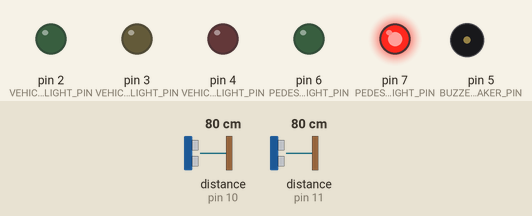
This program was run on a simulated Arduino Uno, built with avr-gcc and run on an emulated ATmega328P. Shown: output pins drawn as LEDs (lit = HIGH), buzzer (waves = sounding). Wiring (inferred from the names in the program): 2 × ultrasonic range finder: trigger pin 8, echo pin 10 / trigger pin 9, echo pin 11. The test bench sets the inputs (shaded band); at power-on: distance to the obstacle (sensors on pin 10, pin 11) 80 cm. The echo pulse lasts 58.3 µs per cm; pins used as bus, display or sensor lines are not drawn; what the program prints to the serial monitor is not drawn.

Above: at 1.4 s.
1.5 s: distance to the obstacle (sensor on pin 10) set to 8 cm
4.4 s: distance to the obstacle (sensor on pin 10) set to 5 cm
At 7.4 s:
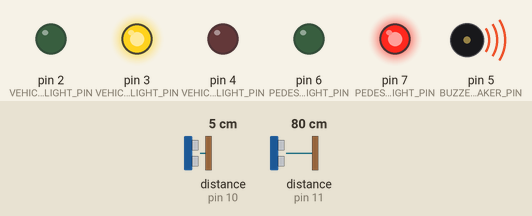
7.7 s: distance to the obstacle (sensor on pin 10) set to 9 cm
At 9.4 s:
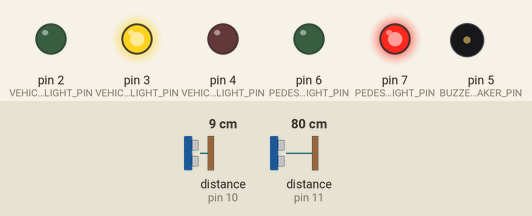
9.7 s: distance to the obstacle (sensor on pin 10) set to 2 cm
At 12.4 s:
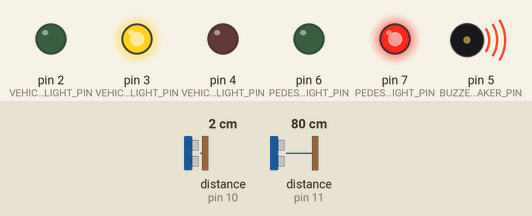
12.7 s: distance to the obstacle (sensor on pin 10) set to 18 cm
At 16.8 s:
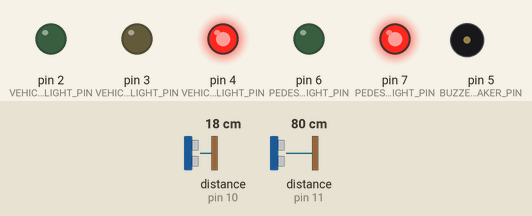
17.0 s: distance to the obstacle (sensor on pin 11) set to 8 cm
21.3 s: distance to the obstacle (sensor on pin 11) set to 5 cm
At 23.8 s:
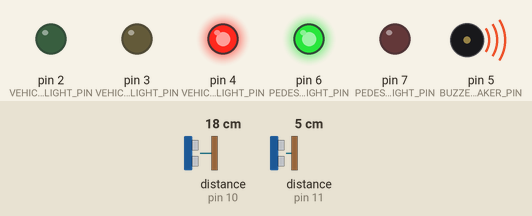
Timing chart, 0 to 24.8 s (numbered marks = the images above; inputs shaded):
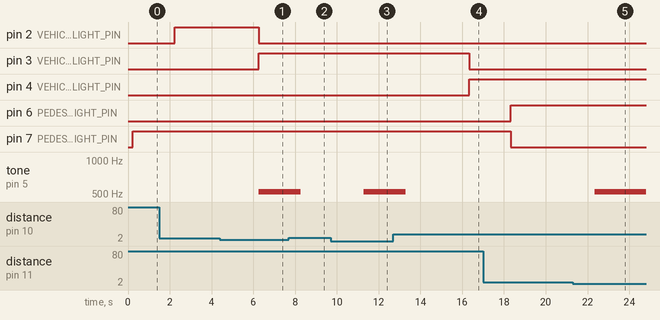

The program:

main.cpp
```cpp
#include <Arduino.h>

/*  MIT License

    Copyright (c) 2024 Kostelidis.dev

    Permission is hereby granted, free of charge, to any person obtaining a copy
    of this software and associated documentation files (the "Software"), to deal
    in the Software without restriction, including without limitation the rights
    to use, copy, modify, merge, publish, distribute, sublicense, and/or sell
    copies of the Software, and to permit persons to whom the Software is
    furnished to do so, subject to the following conditions:

    The above copyright notice and this permission notice shall be included in all
    copies or substantial portions of the Software.

    THE SOFTWARE IS PROVIDED "AS IS", WITHOUT WARRANTY OF ANY KIND, EXPRESS OR
    IMPLIED, INCLUDING BUT NOT LIMITED TO THE WARRANTIES OF MERCHANTABILITY,
    FITNESS FOR A PARTICULAR PURPOSE AND NONINFRINGEMENT. IN NO EVENT SHALL THE
    AUTHORS OR COPYRIGHT HOLDERS BE LIABLE FOR ANY CLAIM, DAMAGES OR OTHER
    LIABILITY, WHETHER IN AN ACTION OF CONTRACT, TORT OR OTHERWISE, ARISING FROM,
    OUT OF OR IN CONNECTION WITH THE SOFTWARE OR THE USE OR OTHER DEALINGS IN THE
    SOFTWARE.
 */

// Platform Information Properties (Read-only)
#define PLATFORM_NAME "PedestrianSense"
#define PLATFORM_VERSION "1.0.0"
#define PLATFORM_BUILD_DATE __DATE__ ", " __TIME__
#define PLATFORM_DEVELOPER "Iordanis Kostelidis <iordkost@ihu.gr>"
#define PLATFORM_UNIVERSITY "International Hellenic University"
#define PLATFORM_DEPARTMENT "Department of Computer, Informatics and Telecommunications Engineering"
#define PLATFORM_ACADEMIC_PROGRAM "MSc in Robotics"
//

// System Properties (Read-only)
#define SERIAL_BAUD 9600
#define BUZZER_SPEAKER_FREQUENCY_HZ 523
#define VEHICLE_GREEN_LIGHT_PIN 2
#define VEHICLE_YELLOW_LIGHT_PIN 3
#define VEHICLE_RED_LIGHT_PIN 4
#define BUZZER_SPEAKER_PIN 5
#define PEDESTRIAN_GREEN_LIGHT_PIN 6
#define PEDESTRIAN_RED_LIGHT_PIN 7
#define ULTRASONIC_TRIGGER_A_PIN 8
#define ULTRASONIC_TRIGGER_B_PIN 9
#define ULTRASONIC_ECHO_A_PIN 10
#define ULTRASONIC_ECHO_B_PIN 11
#define ULTRASONIC_DISTANCE_THRESHOLD 5
#define VEHICLE_RED_DURATION 60
#define VEHICLE_YELLOW_DURATION 10
#define VEHICLE_GREEN_DURATION UINTMAX_MAX
#define PEDESTRIAN_GREEN_LIGHT_DELAY 2
//

constexpr char VEHICLE_RED = 'R';
constexpr char VEHICLE_YELLOW = 'Y';
constexpr char VEHICLE_GREEN = 'G';

void setupSerial();

void setupTrafficLights();

void setupBuzzer();

void setupUltrasonic();

void setupVehicleLights();

void setupPedestrianLights();

bool isPedestrianDetected();

void setTrafficLightMode(char mode);

char getNextTrafficLightMode(char currentMode);

uintmax_t getDurationOfMode(char currentMode);

void trafficLights();

void setVehicleLights(unsigned int red, unsigned int yellow, unsigned int green);

void setPedestrianLights(unsigned int red, unsigned int green);

void playBuzzer();

void stopBuzzer();

unsigned long getDistanceFromUltrasonicDuration(unsigned long duration);

unsigned long getUltrasonicDurationBySensor(unsigned int trigger, unsigned int echo);

unsigned long getUltrasonicDistanceBySensor(unsigned int trigger, unsigned int echo);

void printPlatformInfo();

void delaySeconds(unsigned long s);

void setup()
{
    setupSerial();
    setupTrafficLights();
    setupBuzzer();
    setupUltrasonic();
    printPlatformInfo();
}

void loop()
{
    trafficLights();
}

void setupSerial()
{
    Serial.begin(SERIAL_BAUD);
}

void setupTrafficLights()
{
    setupVehicleLights();
    setupPedestrianLights();
}

void setupBuzzer()
{
    pinMode(BUZZER_SPEAKER_PIN, OUTPUT);
}

void setupUltrasonic()
{
    constexpr unsigned int ultrasonicTriggerPins[] = {
        ULTRASONIC_TRIGGER_A_PIN,
        ULTRASONIC_TRIGGER_B_PIN
    };
    constexpr unsigned int ultrasonicEchoPins[] = {
        ULTRASONIC_ECHO_A_PIN,
        ULTRASONIC_ECHO_B_PIN
    };
    for (const unsigned int ultrasonicTriggerPin : ultrasonicTriggerPins)
    {
        pinMode(ultrasonicTriggerPin, OUTPUT);
    }
    for (const unsigned int ultrasonicEchoPin : ultrasonicEchoPins)
    {
        pinMode(ultrasonicEchoPin, INPUT);
    }
}

void setupVehicleLights()
{
    constexpr unsigned int vehicleTrafficLightPins[] = {
        VEHICLE_RED_LIGHT_PIN,
        VEHICLE_YELLOW_LIGHT_PIN,
        VEHICLE_GREEN_LIGHT_PIN
    };
    for (const unsigned int vehicleTrafficLightPin : vehicleTrafficLightPins)
    {
        pinMode(vehicleTrafficLightPin, OUTPUT);
    }
}

void setupPedestrianLights()
{
    constexpr unsigned int pedestrianTrafficLightPins[] = {
        PEDESTRIAN_RED_LIGHT_PIN,
        PEDESTRIAN_GREEN_LIGHT_PIN
    };
    for (const unsigned int pedestrianTrafficLightPin : pedestrianTrafficLightPins)
    {
        pinMode(pedestrianTrafficLightPin, OUTPUT);
    }
}

bool isPedestrianDetected()
{
    const unsigned long distanceA = getUltrasonicDistanceBySensor(
        ULTRASONIC_TRIGGER_A_PIN,
        ULTRASONIC_ECHO_A_PIN
    );
    const unsigned long distanceB = getUltrasonicDistanceBySensor(
        ULTRASONIC_TRIGGER_B_PIN,
        ULTRASONIC_ECHO_B_PIN
    );

    if (distanceA <= ULTRASONIC_DISTANCE_THRESHOLD)
    {
        return true;
    }

    if (distanceB <= ULTRASONIC_DISTANCE_THRESHOLD)
    {
        return true;
    }

    return false;
}

void setTrafficLightMode(const char mode)
{
    if (mode == VEHICLE_RED)
    {
        setVehicleLights(HIGH, LOW, LOW);
        delaySeconds(PEDESTRIAN_GREEN_LIGHT_DELAY);
        setPedestrianLights(LOW, HIGH);
        return;
    }

    if (mode == VEHICLE_YELLOW)
    {
        setVehicleLights(LOW, HIGH, LOW);
        setPedestrianLights(HIGH, LOW);
        return;
    }

    setPedestrianLights(HIGH, LOW);
    delaySeconds(PEDESTRIAN_GREEN_LIGHT_DELAY);
    setVehicleLights(LOW, LOW, HIGH);
}

char getNextTrafficLightMode(const char currentMode)
{
    if (currentMode == VEHICLE_GREEN)
    {
        return VEHICLE_YELLOW;
    }

    if (currentMode == VEHICLE_YELLOW)
    {
        return VEHICLE_RED;
    }

    return VEHICLE_GREEN;
}

uintmax_t getDurationOfMode(const char currentMode)
{
    if (currentMode == VEHICLE_RED)
    {
        return VEHICLE_RED_DURATION;
    }

    if (currentMode == VEHICLE_YELLOW)
    {
        return VEHICLE_YELLOW_DURATION;
    }

    return VEHICLE_GREEN_DURATION;
}

[[noreturn]] void trafficLights()
{
    uintmax_t currentTime = 0;
    char currentMode = VEHICLE_GREEN;
    uintmax_t currentModeDuration = getDurationOfMode(currentMode);
    setTrafficLightMode(currentMode);

    bool pedestrianDetected = false;

    while (true)
    {
        const bool pedestrianDetectedFromSensor = isPedestrianDetected();

        if (pedestrianDetected && pedestrianDetectedFromSensor)
        {
            playBuzzer();
            if (currentMode == VEHICLE_RED)
            {
                currentTime = 0;
            }
            if (currentMode == VEHICLE_YELLOW)
            {
            }
            if (currentMode == VEHICLE_GREEN)
            {
                currentTime = currentModeDuration;
            }
        }
        else
        {
            stopBuzzer();
        }

        pedestrianDetected = pedestrianDetectedFromSensor;

        if (currentTime == currentModeDuration)
        {
            currentMode = getNextTrafficLightMode(currentMode);
            currentModeDuration = getDurationOfMode(currentMode);
            setTrafficLightMode(currentMode);
            currentTime = 0;
        }

        delaySeconds(1);
        currentTime += 1;
    }
}

void setVehicleLights(const unsigned int red, const unsigned int yellow, const unsigned int green)
{
    digitalWrite(VEHICLE_RED_LIGHT_PIN, red);
    digitalWrite(VEHICLE_YELLOW_LIGHT_PIN, yellow);
    digitalWrite(VEHICLE_GREEN_LIGHT_PIN, green);
}

void setPedestrianLights(const unsigned int red, const unsigned int green)
{
    digitalWrite(PEDESTRIAN_RED_LIGHT_PIN, red);
    digitalWrite(PEDESTRIAN_GREEN_LIGHT_PIN, green);
}

void playBuzzer()
{
    tone(BUZZER_SPEAKER_PIN, BUZZER_SPEAKER_FREQUENCY_HZ);
}

void stopBuzzer()
{
    noTone(BUZZER_SPEAKER_PIN);
}

unsigned long getDistanceFromUltrasonicDuration(const unsigned long duration)
{
    return duration / 29 / 2;
}

unsigned long getUltrasonicDurationBySensor(const unsigned int trigger, const unsigned int echo)
{
    digitalWrite(trigger, LOW);
    delayMicroseconds(2);
    digitalWrite(trigger, HIGH);
    delayMicroseconds(10);
    digitalWrite(trigger, LOW);
    return pulseIn(echo, HIGH);
}

unsigned long getUltrasonicDistanceBySensor(const unsigned int trigger, const unsigned int echo)
{
    return getDistanceFromUltrasonicDuration(
        getUltrasonicDurationBySensor(
            trigger, echo
        )
    );
}

void printPlatformInfo()
{
    Serial.println(PLATFORM_NAME);
    Serial.print(" version\t\t");
    Serial.println(PLATFORM_VERSION);
    Serial.print(" build date\t\t");
    Serial.println(PLATFORM_BUILD_DATE);
    Serial.print(" developer\t\t");
    Serial.println(PLATFORM_DEVELOPER);
    Serial.print(" university\t\t");
    Serial.println(PLATFORM_UNIVERSITY);
    Serial.print(" department\t\t");
    Serial.println(PLATFORM_DEPARTMENT);
    Serial.print(" academic program\t");
    Serial.println(PLATFORM_ACADEMIC_PROGRAM);
}

void delaySeconds(const unsigned long s)
{
    delay(s * 1000);
}
```

Measured:
- the behaviour switches between 7 and 6 cm on distance to the obstacle (sensor on pin 10) (found by bisection; images 0 and 1)
- the behaviour switches between 7 and 6 cm on distance to the obstacle (sensor on pin 11) (found by bisection; images 4 and 5)
- after the input at 4.4 s, pin 2 (VEHICLE_GREEN_LIGHT_PIN): HIGH → LOW after 1.9 s; pin 3 (VEHICLE_YELLOW_LIGHT_PIN): LOW → HIGH after 1.9 s; tone on pin 5 (BUZZER_SPEAKER_PIN): silent → 523 Hz after 1.9 s
- after the input at 7.7 s, tone on pin 5 (BUZZER_SPEAKER_PIN): 523 Hz → silent after 0.58 s
- after the input at 9.7 s, tone on pin 5 (BUZZER_SPEAKER_PIN): silent → 523 Hz after 1.6 s
- after the input at 12.7 s, tone on pin 5 (BUZZER_SPEAKER_PIN): 523 Hz → silent after 0.61 s
- after the input at 21.3 s, tone on pin 5 (BUZZER_SPEAKER_PIN): silent → 523 Hz after 1.0 s
